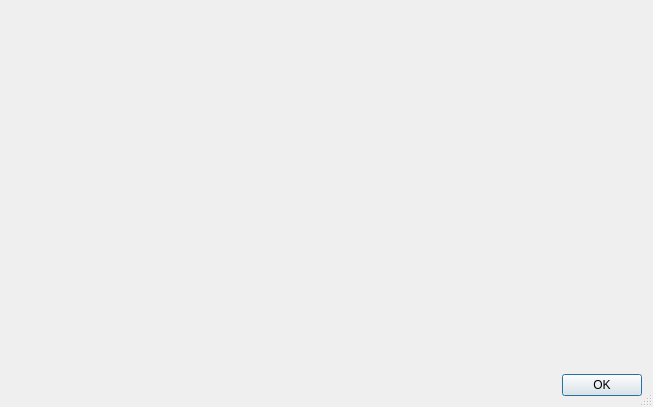
<?xml version="1.0" encoding="UTF-8"?>
<ui version="4.0">
 <class>UserKeysDialog</class>
 <widget class="QDialog" name="UserKeysDialog">
  <property name="geometry">
   <rect>
    <x>0</x>
    <y>0</y>
    <width>653</width>
    <height>407</height>
   </rect>
  </property>
  <property name="minimumSize">
   <size>
    <width>400</width>
    <height>300</height>
   </size>
  </property>
  <property name="windowTitle">
   <string>User informations</string>
  </property>
  <property name="windowOpacity">
   <double>0.950000000000000</double>
  </property>
  <property name="autoFillBackground">
   <bool>true</bool>
  </property>
  <property name="locale">
   <locale language="English" country="UnitedStates"/>
  </property>
  <property name="sizeGripEnabled">
   <bool>true</bool>
  </property>
  <layout class="QGridLayout" name="gridLayout">
   <item row="2" column="1">
    <widget class="QDialogButtonBox" name="buttonBox">
     <property name="locale">
      <locale language="English" country="UnitedStates"/>
     </property>
     <property name="orientation">
      <enum>Qt::Horizontal</enum>
     </property>
     <property name="standardButtons">
      <set>QDialogButtonBox::Ok</set>
     </property>
    </widget>
   </item>
   <item row="1" column="1">
    <widget class="UserKeysWidget" name="wdg_user_keys" native="true">
     <property name="locale">
      <locale language="English" country="UnitedStates"/>
     </property>
    </widget>
   </item>
  </layout>
 </widget>
 <customwidgets>
  <customwidget>
   <class>UserKeysWidget</class>
   <extends>QWidget</extends>
   <header>geoplateforme.gui.user_keys.wdg_user_keys</header>
   <container>1</container>
  </customwidget>
 </customwidgets>
 <resources/>
 <connections>
  <connection>
   <sender>buttonBox</sender>
   <signal>accepted()</signal>
   <receiver>UserKeysDialog</receiver>
   <slot>accept()</slot>
   <hints>
    <hint type="sourcelabel">
     <x>248</x>
     <y>254</y>
    </hint>
    <hint type="destinationlabel">
     <x>157</x>
     <y>274</y>
    </hint>
   </hints>
  </connection>
  <connection>
   <sender>buttonBox</sender>
   <signal>rejected()</signal>
   <receiver>UserKeysDialog</receiver>
   <slot>reject()</slot>
   <hints>
    <hint type="sourcelabel">
     <x>316</x>
     <y>260</y>
    </hint>
    <hint type="destinationlabel">
     <x>286</x>
     <y>274</y>
    </hint>
   </hints>
  </connection>
 </connections>
</ui>
